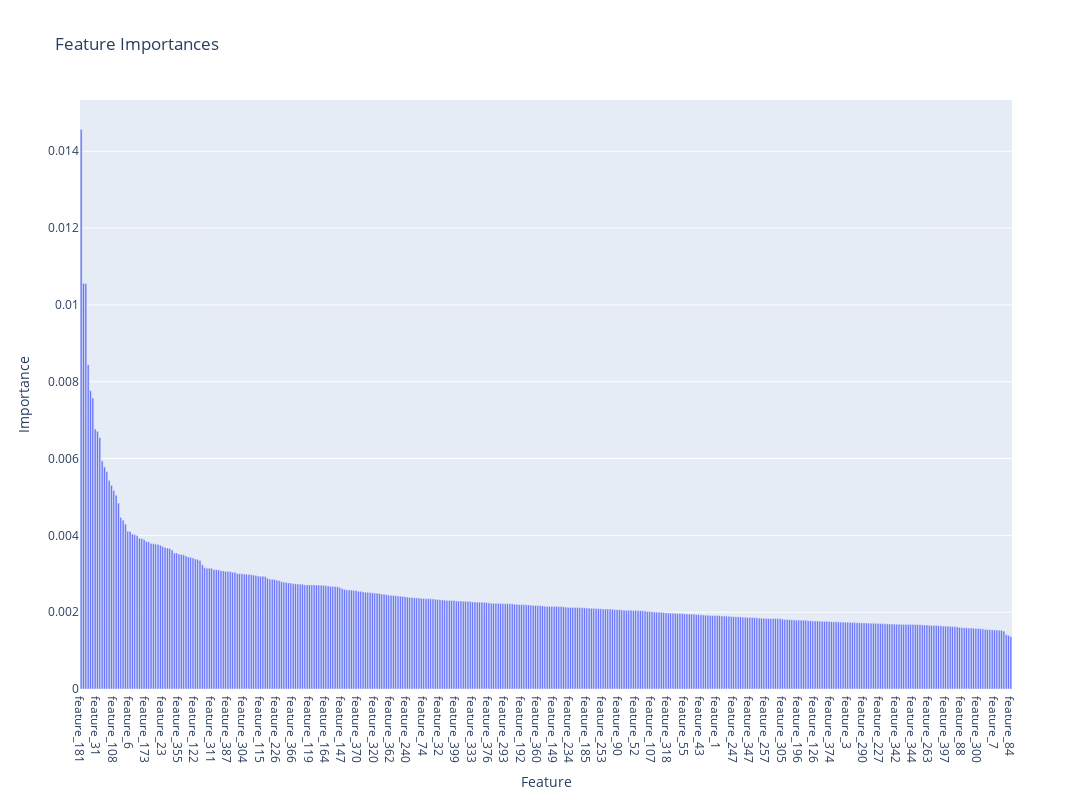

Here is the notebook cell this chart was saved with:
### Code cell
import plotly.express as px
feature_importance = rf.feature_importances_
importance_df = pd.DataFrame({'feature': X_train.columns, 'importance': feature_importance})
importance_df = importance_df.sort_values('importance', ascending=False)
fig = px.bar(importance_df, x='feature', y='importance', title='Feature Importances', labels={'importance': 'Importance', 'feature': 'Feature'}, width=1200, height=800)
fig.show()

### Figure 1 — Plotly figure (JSON) as saved in the notebook; plotly's stock layout.template omitted (floating-point values rounded to 4 significant figures; data arrays with more than 128 entries replaced by an {"elided": "..."} marker saying what was removed)
{"data": [{"alignmentgroup": "True", "hovertemplate": "Feature=%{x}<br>Importance=%{y}<extra></extra>", "legendgroup": "", "marker": {"color": "#636efa", "pattern": {"shape": ""}}, "name": "", "offsetgroup": "", "orientation": "v", "showlegend": false, "textposition": "auto", "type": "bar", "x": {"elided": "400 str values"}, "xaxis": "x", "y": {"elided": "400 float values"}, "yaxis": "y"}], "layout": {"barmode": "relative", "height": 800, "legend": {"tracegroupgap": 0}, "title": {"text": "Feature Importances"}, "width": 1200, "xaxis": {"anchor": "y", "domain": [0, 1], "title": {"text": "Feature"}}, "yaxis": {"anchor": "x", "domain": [0, 1], "title": {"text": "Importance"}}}}
